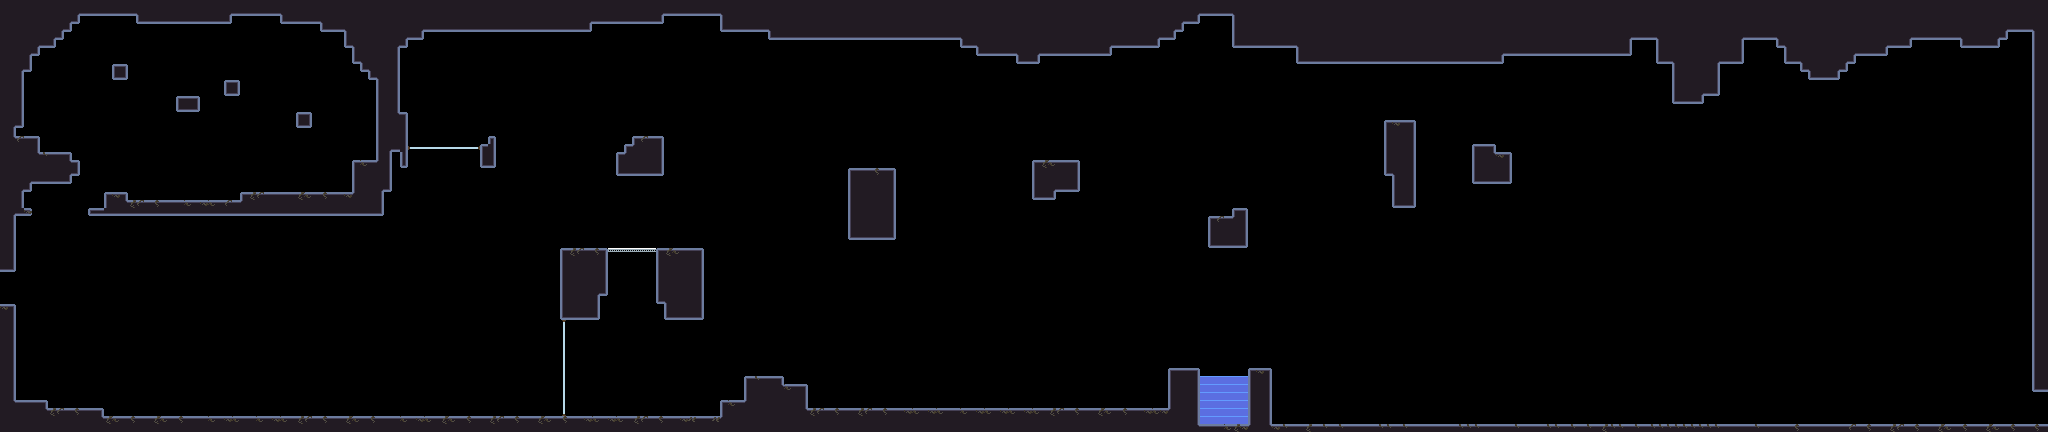

The image is a tile-based game level rendered from a .tmx file. Its description and source (layers, tilesets, objects; grid data summarised) follow:
An orthogonal 256x54 tile map with 8x8 px tiles, 5 tile layers (Ground, Water, Semisolids, Windows, ...), 1 hidden layer not drawn, 8 tilesets and 51 objects.

<map version="1.10" tiledversion="1.10.2" orientation="orthogonal" renderorder="right-down" width="256" height="54" tilewidth="8" tileheight="8" infinite="0" nextlayerid="11" nextobjectid="67">
 <tileset firstgid="1" source="../Tilesets/Rocks.tsx" />
 <tileset firstgid="37" source="../Tilesets/Branches.tsx" />
 <tileset firstgid="67" source="../Tilesets/Stalagtite.tsx" />
 <tileset firstgid="75" source="../Tilesets/Mechanics.tsx" />
 <tileset firstgid="93" source="../Tilesets/Decoration.tsx" />
 <tileset firstgid="109" source="../Tilesets/Semisolid.tsx" />
 <tileset firstgid="110" source="../Tilesets/Windows.tsx" />
 <tileset firstgid="119" source="../Tilesets/Water.tsx" />
 <layer id="1" name="Ground" width="256" height="54">
  <data>[13824 cells, 2681 non-empty, 19 distinct tile ids]</data>
 </layer>
 <layer id="10" name="Water" width="256" height="54">
  <data>[13824 cells, 36 non-empty, 1 distinct tile ids]</data>
 </layer>
 <layer id="8" name="Semisolids" width="256" height="54">
  <data>[13824 cells, 6 non-empty, 1 distinct tile ids]</data>
 </layer>
 <layer id="9" name="Windows" width="256" height="54">
  <data>[13824 cells, 21 non-empty, 6 distinct tile ids]</data>
 </layer>
 <objectgroup id="4" name="Mechanics">
  <object id="1" gid="78" x="216" y="184" width="8" height="12" />
  <object id="7" gid="85" x="176" y="200" width="9" height="17" />
  <object id="8" gid="85" x="160" y="200" width="9" height="17" />
  <object id="9" gid="85" x="144" y="200" width="9" height="17" />
  <object id="10" gid="85" x="192" y="200" width="9" height="17" />
  <object id="22" gid="86" x="280" y="192" width="13" height="15" />
  <object id="23" gid="86" x="336" y="192" width="13" height="15" />
  <object id="24" gid="86" x="363" y="160" width="13" height="15" />
  <object id="25" gid="86" x="624" y="240" width="13" height="15" />
  <object id="26" gid="86" x="880" y="400" width="13" height="15" />
  <object id="27" gid="86" x="856" y="160" width="13" height="15" />
  <object id="28" gid="86" x="1056" y="152" width="13" height="15" />
  <object id="29" gid="86" x="1240" y="200" width="13" height="15" />
  <object id="30" gid="86" x="1392" y="112" width="13" height="15" />
  <object id="31" gid="86" x="1504" y="128" width="13" height="15" />
  <object id="32" gid="86" x="1832" y="328" width="13" height="15" />
  <object id="33" gid="86" x="1848" y="328" width="13" height="15" />
  <object id="34" gid="86" x="1936" y="344" width="13" height="15" />
  <object id="35" gid="86" x="1944" y="304" width="13" height="15" />
  <object id="36" gid="86" x="1888" y="328" width="13" height="15" />
  <object id="37" gid="86" x="1824" y="376" width="13" height="15" />
  <object id="38" gid="86" x="1784" y="344" width="13" height="15" />
  <object id="39" gid="86" x="1808" y="304" width="13" height="15" />
  <object id="40" gid="86" x="1872" y="288" width="13" height="15" />
  <object id="41" gid="86" x="1920" y="288" width="13" height="15" />
  <object id="42" gid="86" x="1920" y="352" width="13" height="15" />
  <object id="43" gid="86" x="1888" y="400" width="13" height="15" />
  <object id="44" gid="86" x="1848" y="400" width="13" height="15" />
  <object id="45" gid="86" x="1968" y="400" width="13" height="15" />
  <object id="46" gid="87" x="1912" y="328" width="24" height="24">
   <properties>
    <property name="SetEndpoint" type="object" value="47" />
    <property name="Speed" type="int" value="200" />
   </properties>
  </object>
  <object id="47" gid="82" x="1848" y="320" width="8" height="8" />
  <object id="48" gid="87" x="160" y="272" width="24" height="24">
   <properties>
    <property name="SetEndpoint" type="object" value="49" />
   </properties>
  </object>
  <object id="49" gid="82" x="240" y="264" width="8" height="8" />
  <object id="50" gid="90" x="112" y="184" width="16" height="16" />
  <object id="51" gid="90" x="192" y="408" width="16" height="16" />
  <object id="52" gid="90" x="424" y="400" width="16" height="16" />
  <object id="53" gid="90" x="568" y="224" width="16" height="16" />
  <object id="54" gid="90" x="968" y="408" width="16" height="16" />
  <object id="55" gid="90" x="1072" y="152" width="16" height="16" />
  <object id="56" gid="90" x="1200" y="216" width="16" height="16" />
  <object id="57" gid="90" x="1168" y="360" width="16" height="16" />
  <object id="58" gid="90" x="1496" y="424" width="16" height="16" />
  <object id="59" gid="90" x="1816" y="416" width="16" height="16" />
  <object id="60" gid="90" x="1472" y="144" width="16" height="16" />
  <object id="64" gid="86" x="416" y="144" width="13" height="15" />
  <object id="65" gid="86" x="464" y="144" width="13" height="15" />
  <object id="66" gid="86" x="440" y="144" width="13" height="15" />
 </objectgroup>
 <objectgroup id="6" name="Decoration">
  <object id="13" gid="94" x="250" y="197" width="16" height="20" />
  <object id="14" gid="94" x="314" y="197" width="16" height="20" />
  <object id="18" gid="93" x="232" y="200" width="9" height="13" />
  <object id="21" gid="93" x="264" y="192" width="9" height="13" />
 </objectgroup>
 <layer id="2" name="Branches" width="256" height="54">
  <data>[13824 cells, 310 non-empty, 8 distinct tile ids]</data>
 </layer>
 <layer id="3" name="Stalagtites" width="256" height="54" visible="0">
  <data>[13824 cells, 43 non-empty, 7 distinct tile ids]</data>
 </layer>
</map>
